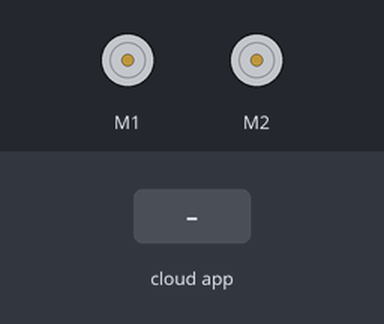
A sketch run on a simulated Arduino Mega 2560, built with avr-gcc and run on an emulated ATmega2560. Shown: 2 × DC motor (green arrow = forward, orange = backward, longer = faster). The inputs (shaded band) are chosen by the test bench. The ROS host is connected and sends only what is stated.

Above: at 5.2 s.
5.3 s: the phone or cloud app sets linear.x to -100
At 6.3 s:
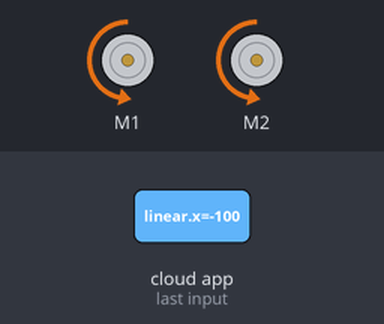
6.8 s: the phone or cloud app sets angular.z to -100
At 7.5 s:
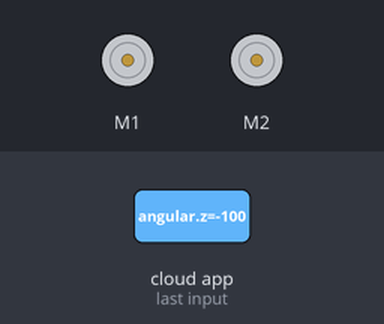
8.3 s: the phone or cloud app sets angular.z to 0
At 8.6 s:
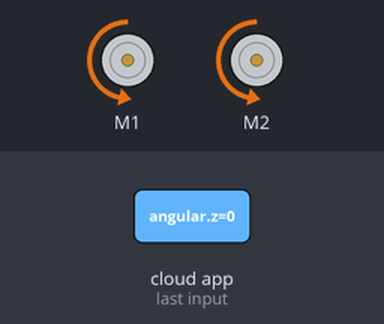
9.8 s: the phone or cloud app sets linear.x to 100
At 10.9 s:
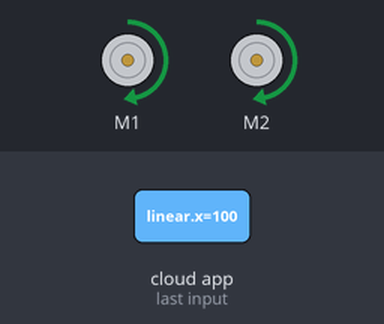
11.3 s: the phone or cloud app sets linear.x to 0
At 12.1 s:
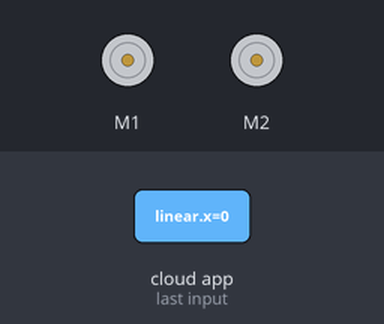
Timing chart, 0 to 13.8 s (numbered marks = the images above; inputs shaded):
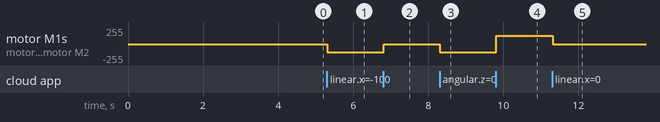

Measured:
- after the input at 5.3 s, motor M1, motor M2: stopped → backward 126/255 at once
- after the input at 6.8 s, motor M1, motor M2: backward 126/255 → stopped at once
- after the input at 8.3 s, motor M1, motor M2: stopped → backward 126/255 at once
- after the input at 9.8 s, motor M1, motor M2: backward 126/255 → forward 126/255 at once
- after the input at 11.3 s, motor M1, motor M2: forward 126/255 → stopped at once

The sketch:

motor_ros_drive.ino
```cpp
#include <JoystickToMove.h>


#include <ros.h>
#include <geometry_msgs/Twist.h>
#include <std_msgs/Float32.h>
#include <std_msgs/String.h>
#include <Sabertooth.h>
#define HWS1 Serial1
#define HWS2 Serial2

ros::NodeHandle nh;
std_msgs::Float32 msg_flt;
ros::Publisher pub("arduino", &msg_flt);
Sabertooth ST1(128,HWS1);
Sabertooth ST2(129,HWS2);
JoystickToMove joystick;
void motor_drive( const geometry_msgs::Twist& msg)
{
  float linear,angular,motor1_send, motor2_send, motor3_send, motor4_send;
  float linear_converted, angular_converted;
  float final_value;
  String state;
  linear=msg.linear.x;
  angular=msg.angular.z;
  linear_converted=mapf(linear,-2.0,2.0,-127.0,127.0);
  angular_converted=mapf(angular,-2.0,2.0,-127.0,127.0);
  motor1_send=joystick.motor_clock(linear_converted,angular_converted);
  motor2_send=joystick.motor_clock(linear_converted,angular_converted);
  motor3_send=joystick.motor_counterclock(linear_converted,angular_converted);
  motor4_send=joystick.motor_counterclock(linear_converted,angular_converted);

  //Serial.println(state);
  //Serial.println(linear_converted);
  msg_flt.data=motor1_send;
  pub.publish(&msg_flt);

  ST1.motor(1,motor1_send);
  ST1.motor(2,motor2_send);
}
ros::Subscriber<geometry_msgs::Twist> sub("/cmd_vel", motor_drive);

void setup()
{
  nh.initNode();
  nh.subscribe(sub);
  nh.advertise(pub);
  HWS1.begin(9600);
  HWS2.begin(9600);
  ST1.autobaud();
  ST2.autobaud();
}
void loop()
{
  nh.spinOnce();
  delay(1);
}

double mapf(double val, double in_min, double in_max, double out_min, double out_max) {
    return (val - in_min) * (out_max - out_min) / (in_max - in_min) + out_min;
}
```
